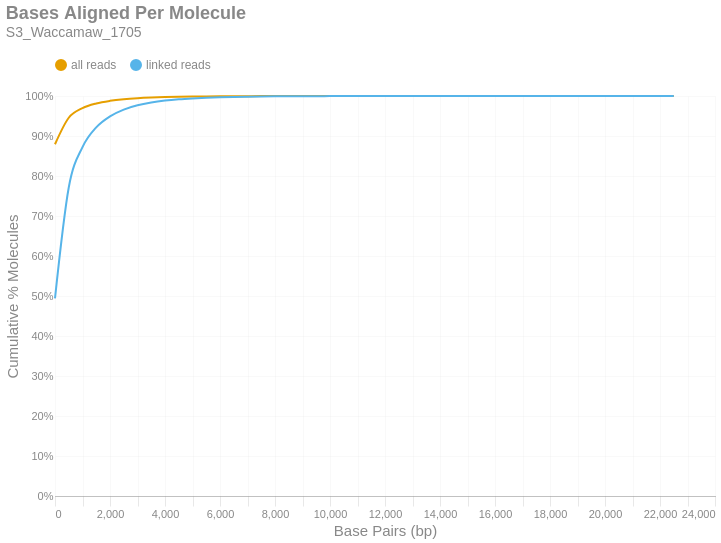

The code cell stored with this chart in its notebook:
### Markdown cell above
### Bases Aligned Per Molecule
This is a cumulative frequency distribution showing the number of base pairs aligned per unique molecule. These data are shown in 500 bp bins. There are two distributions: one with `all reads` (yellow) and another with only `linked reads` (blue). The percent of molecules in the `linked reads` distribution is relative to the total number of linked molecules.

### Code cell
if SKIPLR:
    print_html(f"Skipped")
else:
    binned_df = consolidated_hist(valids['aligned_bp'], mask, 500, True)
    with SafeRender(binned_df):
        (
            density_plot(binned_df, 'Bases Aligned Per Molecule', samplename, 'basesper')
            .encode(
                x=alt.X('bin:Q', title="Base Pairs (bp)").axis(tickMinStep=500).scale(padding=0),
                y=alt.Y('value:Q', title='Cumulative % Molecules')
                    .axis(format='%')
                    .scale(domain = [0,1])
                    .stack(False),
                color=alt.Color("key:N").scale(domain = ["all reads", "linked reads"]),
                tooltip = [
                    alt.Tooltip("key:N", title = "Data Type"),
                    alt.Tooltip("range_label:N", title="Bases Aligned Per Molecule"),
                    alt.Tooltip("value:Q", format = ".2%", title="% Molecules (Cum.)")
                ]
            )
        ).display()

### Figure 1 — Vega-Lite specification as saved in the notebook (floating-point values rounded to 4 significant figures)
{"width": "container", "height": 400, "config": {"title": {"anchor": "start", "dy": -15, "fontSize": 18, "color": "#888888", "subtitleColor": "#888888", "subtitleFontSize": 14}, "arc": {"fill": "#0072B2"}, "axis": {"domainColor": "#888888", "domainWidth": 0.5, "gridWidth": 0.2, "grid": false, "titleFontWeight": 400, "titleFontSize": 15, "labelFontSize": 11, "labelColor": "#888888", "tickColor": "#888888", "tickWidth": 0.2, "titleColor": "#888888"}, "axisBand": {"grid": false}, "axisX": {"grid": true, "tickSize": 10, "domainCap": "round"}, "axisY": {"domain": false, "grid": true, "tickSize": 0, "domainCap": "round"}, "background": "transparent", "header": {"labelFontSize": 15, "labelColor": "#888888", "titleFontSize": 15, "titleFontWeight": 600, "titleColor": "#888888"}, "legend": {"labelFont": "sans-serif", "labelFontSize": 12, "labelColor": "#888888", "symbolSize": 100, "symbolType": "circle", "titleFontSize": 12, "titlePadding": 10, "titleColor": "#888888", "title": null, "orient": "top"}, "range": {"category": ["#E69F00", "#56B4E9", "#009E73", "#F0E442", "#0072B2", "#D55E00", "#CC79A7", "#000000"], "diverging": ["#cfe8f3", "#a2d4ec", "#73bfe2", "#46abdb", "#1696d2", "#12719e"]}, "area": {"fill": "#0072B2", "fillOpacity": 0.7, "line": true, "strokeOpacity": 0.7}, "line": {"color": "#0072B2", "stroke": "#0072B2", "strokeWidth": 2}, "trail": {"color": "#0072B2", "stroke": "#0072B2", "strokeWidth": 0, "size": 1}, "point": {"filled": true, "fillOpacity": 1.0, "size": 95}, "text": {"color": "#888888", "fontSize": 11, "align": "right", "fontWeight": 400, "size": 11}, "bar": {"fill": "#0072B2", "stroke": null}, "view": {"stroke": null, "continuousWidth": 660, "continuousHeight": 400}}, "data": {"name": "data-abc21e2b1cd3b72b3d99c00f3143383e"}, "mark": {"type": "line", "interpolate": "monotone", "point": {"opacity": 0, "size": 275}}, "encoding": {"color": {"field": "key", "scale": {"domain": ["all reads", "linked reads"]}, "type": "nominal"}, "tooltip": [{"field": "key", "title": "Data Type", "type": "nominal"}, {"field": "range_label", "title": "Bases Aligned Per Molecule", "type": "nominal"}, {"field": "value", "format": ".2%", "title": "% Molecules (Cum.)", "type": "quantitative"}], "x": {"axis": {"tickMinStep": 500}, "field": "bin", "scale": {"padding": 0}, "title": "Base Pairs (bp)", "type": "quantitative"}, "y": {"axis": {"format": "%"}, "field": "value", "scale": {"domain": [0, 1]}, "stack": false, "title": "Cumulative % Molecules", "type": "quantitative"}}, "params": [{"name": "param_c36ac31b6afebe62", "select": {"type": "point", "fields": ["key"]}, "bind": "legend"}], "title": {"text": "Bases Aligned Per Molecule", "subtitle": "S3_Waccamaw_1705"}, "transform": [{"fold": ["all reads (cumsum)", "linked reads (cumsum)"]}, {"calculate": "replace(datum.key, ' (cumsum)', '')", "as": "key"}, {"filter": {"param": "param_c36ac31b6afebe62"}}], "usermeta": {"embedOptions": {"downloadFileName": "S3_Waccamaw_1705.basesper"}}, "$schema": "https://vega.github.io/schema/vega-lite/v6.1.0.json", "datasets": {"data-abc21e2b1cd3b72b3d99c00f3143383e": [{"bin": "0.0", "interval": "0.0-500.0", "all reads": 0.8793, "linked reads": 0.4941, "all reads (cumsum)": 0.8793, "linked reads (cumsum)": 0.4941, "range_label": "0-499"}, {"bin": "500.0", "interval": "500.0-1000.0", "all reads": 0.06627, "linked reads": 0.2772, "all reads (cumsum)": 0.9456, "linked reads (cumsum)": 0.7713, "range_label": "500-999"}, {"bin": "1000.0", "interval": "1000.0-1500.0", "all reads": 0.02404, "linked reads": 0.1011, "all reads (cumsum)": 0.9696, "linked reads (cumsum)": 0.8723, "range_label": "1000-1499"}, {"bin": "1500.0", "interval": "1500.0-2000.0", "all reads": 0.01176, "linked reads": 0.04942, "all reads (cumsum)": 0.9814, "linked reads (cumsum)": 0.9217, "range_label": "1500-1999"}, {"bin": "2000.0", "interval": "2000.0-2500.0", "all reads": 0.006524, "linked reads": 0.02742, "all reads (cumsum)": 0.9879, "linked reads (cumsum)": 0.9492, "range_label": "2000-2499"}, {"bin": "2500.0", "interval": "2500.0-3000.0", "all reads": 0.004007, "linked reads": 0.01684, "all reads (cumsum)": 0.9919, "linked reads (cumsum)": 0.966, "range_label": "2500-2999"}, {"bin": "3000.0", "interval": "3000.0-3500.0", "all reads": 0.002531, "linked reads": 0.01064, "all reads (cumsum)": 0.9944, "linked reads (cumsum)": 0.9767, "range_label": "3000-3499"}, {"bin": "3500.0", "interval": "3500.0-4000.0", "all reads": 0.001658, "linked reads": 0.00697, "all reads (cumsum)": 0.9961, "linked reads (cumsum)": 0.9836, "range_label": "3500-3999"}, {"bin": "4000.0", "interval": "4000.0-4500.0", "all reads": 0.001151, "linked reads": 0.004839, "all reads (cumsum)": 0.9973, "linked reads (cumsum)": 0.9885, "range_label": "4000-4499"}, {"bin": "4500.0", "interval": "4500.0-5000.0", "all reads": 0.0007914, "linked reads": 0.003327, "all reads (cumsum)": 0.998, "linked reads (cumsum)": 0.9918, "range_label": "4500-4999"}, {"bin": "5000.0", "interval": "5000.0-5500.0", "all reads": 0.0005381, "linked reads": 0.002262, "all reads (cumsum)": 0.9986, "linked reads (cumsum)": 0.994, "range_label": "5000-5499"}, {"bin": "5500.0", "interval": "5500.0-6000.0", "all reads": 0.0003952, "linked reads": 0.001661, "all reads (cumsum)": 0.999, "linked reads (cumsum)": 0.9957, "range_label": "5500-5999"}, {"bin": "6000.0", "interval": "6000.0-6500.0", "all reads": 0.0002755, "linked reads": 0.001158, "all reads (cumsum)": 0.9993, "linked reads (cumsum)": 0.9969, "range_label": "6000-6499"}, {"bin": "6500.0", "interval": "6500.0-7000.0", "all reads": 0.0001929, "linked reads": 0.0008107, "all reads (cumsum)": 0.9994, "linked reads (cumsum)": 0.9977, "range_label": "6500-6999"}, {"bin": "7000.0", "interval": "7000.0-7500.0", "all reads": 0.0001407, "linked reads": 0.0005913, "all reads (cumsum)": 0.9996, "linked reads (cumsum)": 0.9983, "range_label": "7000-7499"}, {"bin": "7500.0", "interval": "7500.0-8000.0", "all reads": 0.0001085, "linked reads": 0.0004561, "all reads (cumsum)": 0.9997, "linked reads (cumsum)": 0.9987, "range_label": "7500-7999"}, {"bin": "8000.0", "interval": "8000.0-8500.0", "all reads": 8.302e-05, "linked reads": 0.000349, "all reads (cumsum)": 0.9998, "linked reads (cumsum)": 0.9991, "range_label": "8000-8499"}, {"bin": "8500.0", "interval": "8500.0-9000.0", "all reads": 5.649e-05, "linked reads": 0.0002375, "all reads (cumsum)": 0.9998, "linked reads (cumsum)": 0.9993, "range_label": "8500-8999"}, {"bin": "9000.0", "interval": "9000.0-9500.0", "all reads": 4.25e-05, "linked reads": 0.0001787, "all reads (cumsum)": 0.9999, "linked reads (cumsum)": 0.9995, "range_label": "9000-9499"}, {"bin": "9500.0", "interval": "9500.0-10000.0", "all reads": 3.007e-05, "linked reads": 0.0001264, "all reads (cumsum)": 0.9999, "linked reads (cumsum)": 0.9996, "range_label": "9500-9999"}, {"bin": "10000.0", "interval": "10000.0-10500.0", "all reads": 1.942e-05, "linked reads": 8.164e-05, "all reads (cumsum)": 0.9999, "linked reads (cumsum)": 0.9997, "range_label": "10000-10499"}, {"bin": "10500.0", "interval": "10500.0-11000.0", "all reads": 1.869e-05, "linked reads": 7.857e-05, "all reads (cumsum)": 0.9999, "linked reads (cumsum)": 0.9998, "range_label": "10500-10999"}, {"bin": "11000.0", "interval": "11000.0-11500.0", "all reads": 1.368e-05, "linked reads": 5.75e-05, "all reads (cumsum)": 1.0, "linked reads (cumsum)": 0.9998, "range_label": "11000-11499"}, {"bin": "11500.0", "interval": "11500.0-12000.0", "all reads": 9.398e-06, "linked reads": 3.951e-05, "all reads (cumsum)": 1.0, "linked reads (cumsum)": 0.9999, "range_label": "11500-11999"}, {"bin": "12000.0", "interval": "12000.0-12500.0", "all reads": 5.639e-06, "linked reads": 2.37e-05, "all reads (cumsum)": 1.0, "linked reads (cumsum)": 0.9999, "range_label": "12000-12499"}, {"bin": "12500.0", "interval": "12500.0-13000.0", "all reads": 6.161e-06, "linked reads": 2.59e-05, "all reads (cumsum)": 1.0, "linked reads (cumsum)": 0.9999, "range_label": "12500-12999"}, {"bin": "13000.0", "interval": "13000.0-13500.0", "all reads": 3.864e-06, "linked reads": 1.624e-05, "all reads (cumsum)": 1.0, "linked reads (cumsum)": 0.9999, "range_label": "13000-13499"}, {"bin": "13500.0", "interval": "13500.0-14000.0", "all reads": 3.864e-06, "linked reads": 1.624e-05, "all reads (cumsum)": 1.0, "linked reads (cumsum)": 1.0, "range_label": "13500-13999"}, {"bin": "14000.0", "interval": "14000.0-14500.0", "all reads": 2.924e-06, "linked reads": 1.229e-05, "all reads (cumsum)": 1.0, "linked reads (cumsum)": 1.0, "range_label": "14000-14499"}, {"bin": "14500.0", "interval": "14500.0-15000.0", "all reads": 1.671e-06, "linked reads": 7.023e-06, "all reads (cumsum)": 1.0, "linked reads (cumsum)": 1.0, "range_label": "14500-14999"}, {"bin": "15000.0", "interval": "15000.0-15500.0", "all reads": 1.566e-06, "linked reads": 6.584e-06, "all reads (cumsum)": 1.0, "linked reads (cumsum)": 1.0, "range_label": "15000-15499"}, {"bin": "15500.0", "interval": "15500.0-16000.0", "all reads": 1.253e-06, "linked reads": 5.267e-06, "all reads (cumsum)": 1.0, "linked reads (cumsum)": 1.0, "range_label": "15500-15999"}, {"bin": "16000.0", "interval": "16000.0-16500.0", "all reads": 1.044e-06, "linked reads": 4.39e-06, "all reads (cumsum)": 1.0, "linked reads (cumsum)": 1.0, "range_label": "16000-16499"}, {"bin": "16500.0", "interval": "16500.0-17000.0", "all reads": 7.31e-07, "linked reads": 3.073e-06, "all reads (cumsum)": 1.0, "linked reads (cumsum)": 1.0, "range_label": "16500-16999"}, {"bin": "17000.0", "interval": "17000.0-17500.0", "all reads": 2.089e-07, "linked reads": 8.779e-07, "all reads (cumsum)": 1.0, "linked reads (cumsum)": 1.0, "range_label": "17000-17499"}, {"bin": "17500.0", "interval": "17500.0-18000.0", "all reads": 1.044e-07, "linked reads": 4.39e-07, "all reads (cumsum)": 1.0, "linked reads (cumsum)": 1.0, "range_label": "17500-17999"}, {"bin": "18000.0", "interval": "18000.0-18500.0", "all reads": 2.089e-07, "linked reads": 8.779e-07, "all reads (cumsum)": 1.0, "linked reads (cumsum)": 1.0, "range_label": "18000-18499"}, {"bin": "18500.0", "interval": "18500.0-19000.0", "all reads": 0.0, "linked reads": 0.0, "all reads (cumsum)": 1.0, "linked reads (cumsum)": 1.0, "range_label": "18500-18999"}, {"bin": "19000.0", "interval": "19000.0-19500.0", "all reads": 1.044e-07, "linked reads": 4.39e-07, "all reads (cumsum)": 1.0, "linked reads (cumsum)": 1.0, "range_label": "19000-19499"}, {"bin": "19500.0", "interval": "19500.0-20000.0", "all reads": 0.0, "linked reads": 0.0, "all reads (cumsum)": 1.0, "linked reads (cumsum)": 1.0, "range_label": "19500-19999"}, {"bin": "20000.0", "interval": "20000.0-20500.0", "all reads": 0.0, "linked reads": 0.0, "all reads (cumsum)": 1.0, "linked reads (cumsum)": 1.0, "range_label": "20000-20499"}, {"bin": "20500.0", "interval": "20500.0-21000.0", "all reads": 0.0, "linked reads": 0.0, "all reads (cumsum)": 1.0, "linked reads (cumsum)": 1.0, "range_label": "20500-20999"}, {"bin": "21000.0", "interval": "21000.0-21500.0", "all reads": 1.044e-07, "linked reads": 4.39e-07, "all reads (cumsum)": 1.0, "linked reads (cumsum)": 1.0, "range_label": "21000-21499"}, {"bin": "21500.0", "interval": "21500.0-22000.0", "all reads": 1.044e-07, "linked reads": 4.39e-07, "all reads (cumsum)": 1.0, "linked reads (cumsum)": 1.0, "range_label": "21500-21999"}, {"bin": "22000.0", "interval": "22000.0-22500.0", "all reads": 0.0, "linked reads": 0.0, "all reads (cumsum)": 1.0, "linked reads (cumsum)": 1.0, "range_label": "22000-22499"}, {"bin": "22500.0", "interval": "22500.0-23000.0", "all reads": 1.044e-07, "linked reads": 4.39e-07, "all reads (cumsum)": 1.0, "linked reads (cumsum)": 1.0, "range_label": "22500-22999"}]}}
